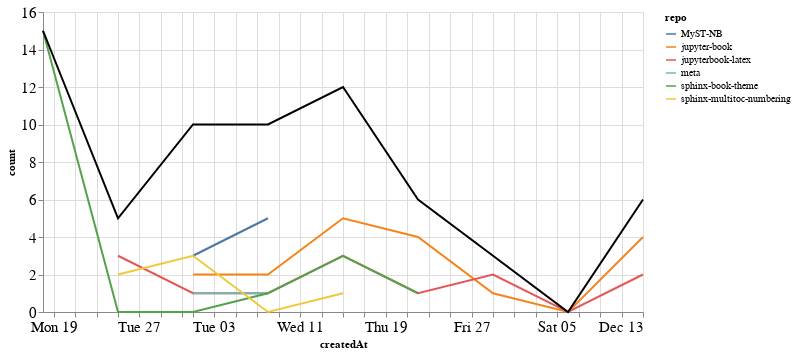

Write notebook code for a chart like this one.
### Markdown cell above
### Comments

### Code cell
comments_time = comments.groupby('repo').resample('W', on='createdAt').count()['author'].reset_index()
comments_time = comments_time.rename(columns={'author': 'count'})
comments_time_total = comments_time.groupby('createdAt').agg({"count": "sum"}).reset_index()
ch1 = alt.Chart(comments_time, width=600).mark_line().encode(
    x='createdAt',
    y='count',
    color='repo',
    tooltip="repo"
)

ch2 = alt.Chart(comments_time_total, width=600).mark_line(color="black").encode(
    x='createdAt',
    y='count',
)

ch1 + ch2

### Figure 1 — Vega-Lite specification as saved in the notebook (floating-point values rounded to 4 significant figures)
{"config": {"axisLeft": {"labelFontSize": 15}, "axisBottom": {"labelFontSize": 15}}, "layer": [{"data": {"name": "data-f2670f635758e803fccdb9cf8c12d9e9"}, "mark": "line", "encoding": {"color": {"type": "nominal", "field": "repo"}, "tooltip": {"type": "nominal", "field": "repo"}, "x": {"type": "temporal", "field": "createdAt"}, "y": {"type": "quantitative", "field": "count"}}, "width": 600}, {"data": {"name": "data-c3253f1338c07a309e815bf08f65852b"}, "mark": {"type": "line", "color": "black"}, "encoding": {"x": {"type": "temporal", "field": "createdAt"}, "y": {"type": "quantitative", "field": "count"}}, "width": 600}], "$schema": "https://vega.github.io/schema/vega-lite/v4.8.1.json", "datasets": {"data-f2670f635758e803fccdb9cf8c12d9e9": [{"repo": "MyST-NB", "createdAt": "2020-11-01T00:00:00", "count": 3}, {"repo": "MyST-NB", "createdAt": "2020-11-08T00:00:00", "count": 5}, {"repo": "jupyter-book", "createdAt": "2020-11-01T00:00:00", "count": 2}, {"repo": "jupyter-book", "createdAt": "2020-11-08T00:00:00", "count": 2}, {"repo": "jupyter-book", "createdAt": "2020-11-15T00:00:00", "count": 5}, {"repo": "jupyter-book", "createdAt": "2020-11-22T00:00:00", "count": 4}, {"repo": "jupyter-book", "createdAt": "2020-11-29T00:00:00", "count": 1}, {"repo": "jupyter-book", "createdAt": "2020-12-06T00:00:00", "count": 0}, {"repo": "jupyter-book", "createdAt": "2020-12-13T00:00:00", "count": 4}, {"repo": "jupyterbook-latex", "createdAt": "2020-10-25T00:00:00", "count": 3}, {"repo": "jupyterbook-latex", "createdAt": "2020-11-01T00:00:00", "count": 1}, {"repo": "jupyterbook-latex", "createdAt": "2020-11-08T00:00:00", "count": 1}, {"repo": "jupyterbook-latex", "createdAt": "2020-11-15T00:00:00", "count": 3}, {"repo": "jupyterbook-latex", "createdAt": "2020-11-22T00:00:00", "count": 1}, {"repo": "jupyterbook-latex", "createdAt": "2020-11-29T00:00:00", "count": 2}, {"repo": "jupyterbook-latex", "createdAt": "2020-12-06T00:00:00", "count": 0}, {"repo": "jupyterbook-latex", "createdAt": "2020-12-13T00:00:00", "count": 2}, {"repo": "meta", "createdAt": "2020-11-01T00:00:00", "count": 1}, {"repo": "meta", "createdAt": "2020-11-08T00:00:00", "count": 1}, {"repo": "sphinx-book-theme", "createdAt": "2020-10-18T00:00:00", "count": 15}, {"repo": "sphinx-book-theme", "createdAt": "2020-10-25T00:00:00", "count": 0}, {"repo": "sphinx-book-theme", "createdAt": "2020-11-01T00:00:00", "count": 0}, {"repo": "sphinx-book-theme", "createdAt": "2020-11-08T00:00:00", "count": 1}, {"repo": "sphinx-book-theme", "createdAt": "2020-11-15T00:00:00", "count": 3}, {"repo": "sphinx-book-theme", "createdAt": "2020-11-22T00:00:00", "count": 1}, {"repo": "sphinx-multitoc-numbering", "createdAt": "2020-10-25T00:00:00", "count": 2}, {"repo": "sphinx-multitoc-numbering", "createdAt": "2020-11-01T00:00:00", "count": 3}, {"repo": "sphinx-multitoc-numbering", "createdAt": "2020-11-08T00:00:00", "count": 0}, {"repo": "sphinx-multitoc-numbering", "createdAt": "2020-11-15T00:00:00", "count": 1}], "data-c3253f1338c07a309e815bf08f65852b": [{"createdAt": "2020-10-18T00:00:00", "count": 15}, {"createdAt": "2020-10-25T00:00:00", "count": 5}, {"createdAt": "2020-11-01T00:00:00", "count": 10}, {"createdAt": "2020-11-08T00:00:00", "count": 10}, {"createdAt": "2020-11-15T00:00:00", "count": 12}, {"createdAt": "2020-11-22T00:00:00", "count": 6}, {"createdAt": "2020-11-29T00:00:00", "count": 3}, {"createdAt": "2020-12-06T00:00:00", "count": 0}, {"createdAt": "2020-12-13T00:00:00", "count": 6}]}}
